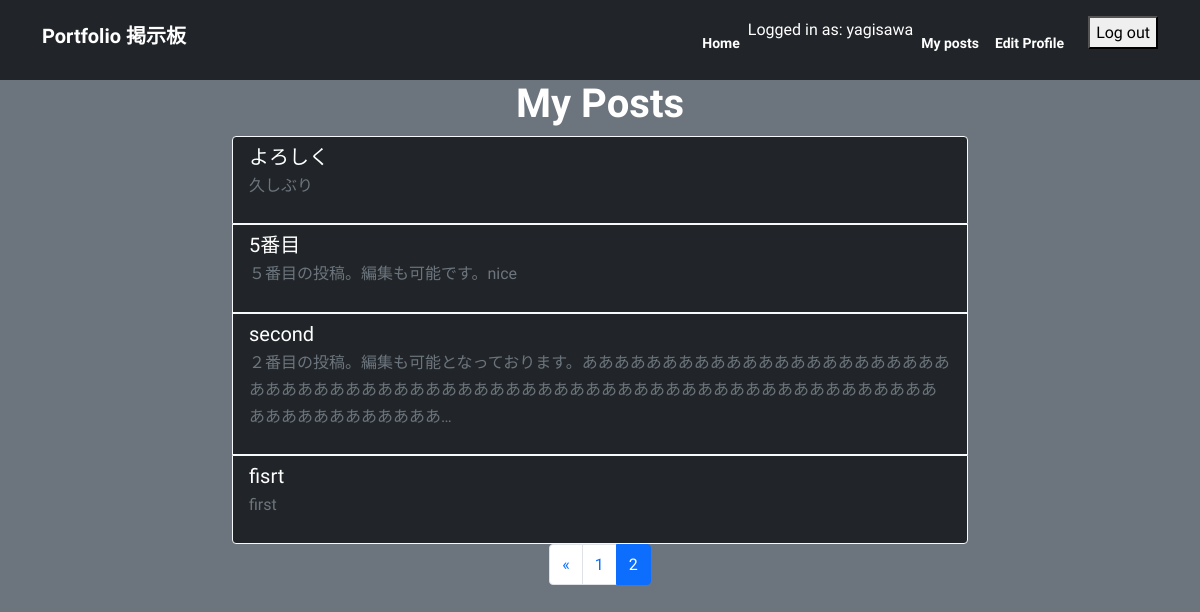
Page /my_posts/?page=2 (signed in) on the committed database.
### myapp/models.py (models this page shows, shortened)
class Post(models.Model):
    title = models.CharField(max_length=200)
    content = models.TextField()
    author = models.ForeignKey(User, on_delete=models.CASCADE)
    created_at = models.DateTimeField(auto_now_add=True)
    updated_at = models.DateTimeField(auto_now=True)
    likes = models.ManyToManyField(settings.AUTH_USER_MODEL, related_name='likes', blank=True)
    views = models.IntegerField(default=0)
    icon = models.ImageField(upload_to='icons/', blank=True, null=True)

### myapp/views.py (the view)
# urls.py: path('my_posts/', my_posts, name='my_posts'),
def my_posts(request):
    user = request.user
    print(user)
    posts = Post.objects.filter(author=user).order_by('-id')
    paginator = Paginator(posts, 9)
    page_number = request.GET.get('page')
    user_posts = paginator.get_page(page_number)
    ranked_posts = Post.objects.order_by('-views')[:10]
    return render(request, 'myapp/my_posts.html', {'user_posts': user_posts, 'ranked_posts': ranked_posts})

### myapp/templates/myapp/my_posts.html (shortened to what this page needs)
{% extends 'base.html' %}
{% block content %}
<div class="container">
  <div class="row justify-content-center">
    <div class="col-md-8">
      <h1 class="text-center">My Posts</h1>
      {% if user_posts %}
        <ul class="list-group">
          {% for post in user_posts %}
            <li class="list-group-item text-white bg-dark border border-light">
              <a href="{% url 'post_detail' post.id %}" class="h5">{{ post.title }}</a>
              <p class="text-muted">{{ post.content|truncatechars:100 }}</p>
            </li>
          {% endfor %}
        </ul>
        {% if user_posts.has_other_pages and user_posts.paginator.num_pages > 1 %}
          <nav aria-label="Post navigation">
            <ul class="pagination justify-content-center">
              {% if user_posts.has_previous %}
                <li class="page-item">
                  <a class="page-link" href="?page=1">&laquo;</a>
                </li>
                <li class="page-item">
                  <a class="page-link" href="?page={{ user_posts.previous_page_number }}">{{ user_posts.previous_page_number }}</a>
                </li>
              {% endif %}
              <li class="page-item active">
                <a class="page-link" href="?page={{ user_posts.number }}">{{ user_posts.number }}</a>
              </li>
            </ul>
          </nav>
        {% endif %}
      {% else %}
        <p class="text-center text-white">You haven't created any posts yet.</p>
      {% endif %}
    </div>
  </div>
</div>
{% endblock %}

### myapp/templates/base.html (shortened to what this page needs)
{% load static %}
<!DOCTYPE html>
<html>
  <head>
    <link href="https://cdn.jsdelivr.net/npm/bootstrap@5.0.2/dist/css/bootstrap.min.css" rel="stylesheet">
    <link rel="stylesheet" href="{% static 'myapp/style.css' %}">
  </head>
  <body class="bg-secondary">
      <nav class="navbar navbar-expand-lg navbar-dark bg-dark py-3">
        <div class="container">
          <h3 class="navbar-brand">Portfolio 掲示板</h3>
          <div class="collapse navbar-collapse" id="navbarNav">
            <ul class="navbar-nav ms-auto">
              <li class="nav-item">
                <a class="nav-link active" aria-current="page" href="{% url 'post_list' %}">Home</a>
              </li>
              {% if user.is_authenticated %}
              <li class="auth-item">
                <p class="text-white">Logged in as: {{ user.username }}</p>
              </li>
              <li class="nav-item">
                <a class="nav-link" href="{% url 'my_posts' %}">My posts</a>
              </li>
              <li class="nav-item">
                <a class="nav-link" href="{% url 'profile' user.username %}">Edit Profile</a>
              </li>
              <li class="nav-item ms-3">
                <form method="post" action="{% url 'logout' %}">
                    <button type="submit">Log out</button>
                </form>
              </li>
              {% else %}
                <li class="auth-links">
                  <a href="{% url 'login' %}">Log in</a>
                  <a href="{% url 'signup' %}">Sign up</a>
                </li>
              {% endif %}
            </ul>
          </div>
        </div>
      </nav>
    <div id="content">
      {% block content %}
      {% endblock %}
    </div>
  </body>
</html>

### myapp/static/myapp/style.css (style rules this page uses)
:root { --primary: #0d6efd; --white: #ffffff; --body: #888; }
body { font-family: 'Sora', sans-serif; line-height: 1.7; color: var(--body); }
h1, h2, h3, h4, h5, h6 { color: var(--white); font-weight: 700; }
a { color: var(--white); text-decoration: none; }
.navbar .nav-link { color: #fff !important; font-size: 14px; font-weight: 700; padding-top: 16px; }

### rows in the picture
Post: title "よろしく", content "久しぶり"
Post: title "5番目", content "５番目の投稿。編集も可能です。nice"
Post: title "second", content "２番目の投稿。編集も可能となっております。ああああああああああああああああああああああああああああああああああああああああああああああああああああああああああああああああああああああああああああああ…"
Post: title "fisrt", content "first"

### other values in the picture
{{ user.username }} "yagisawa"
{{ user_posts.previous_page_number }} "1"
{{ user_posts.number }} "2"
